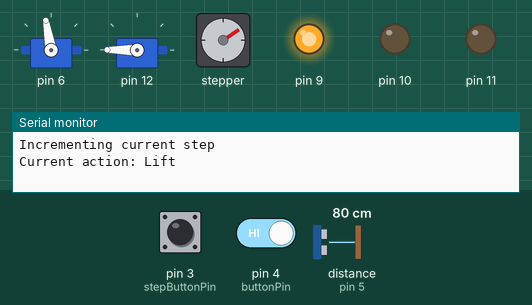
Recording of a sketch running on a simulated Arduino Uno, built with avr-gcc and run on an emulated ATmega328P. Shown: 2 × servo, stepper motor, output pins drawn as LEDs (lit = HIGH), the last lines printed to the serial monitor. The test bench sets the inputs (shaded band); at power-on: distance to the obstacle (sensor on pin 5) 80 cm, pin 3 (stepButtonPin) HIGH, pin 4 (buttonPin) HIGH. The echo pulse lasts 58.3 µs per cm; stepper angles assume 200 steps per turn; pins used as bus, display or sensor lines are not drawn.

Above: at 1.2 s.
1.3 s: distance to the obstacle (sensor on pin 5) set to 250 cm
11.0 s: pin 3 (stepButtonPin) pulled LOW for 3.2 s
At 11.64 s:
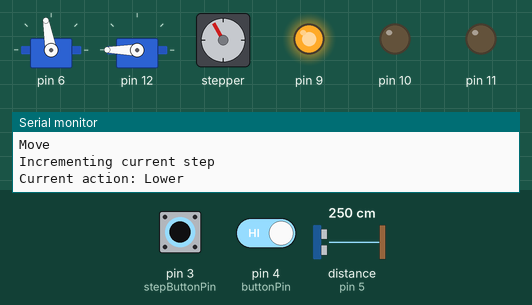
20.5 s: distance to the obstacle (sensor on pin 5) set to 2 cm
34.5 s: pin 3 (stepButtonPin) pulled LOW for 1 s
At 35.92 s:
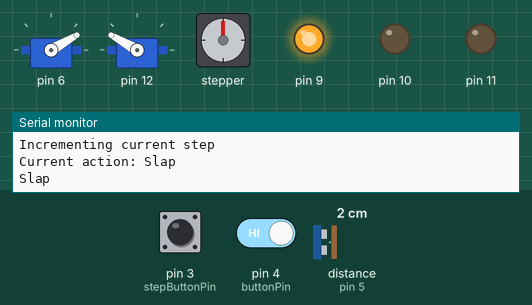
38.0 s: pin 3 (stepButtonPin) driven LOW and pin 4 (buttonPin) driven LOW
At 42.6 s:
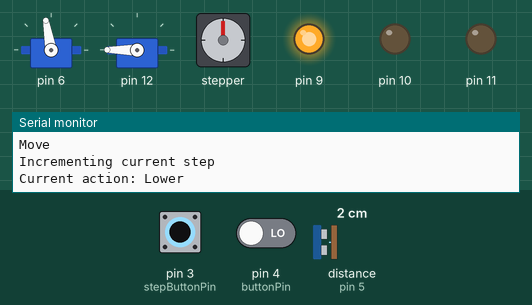
Timing chart, 0 to 44.1 s (numbered marks = the images above; inputs shaded):
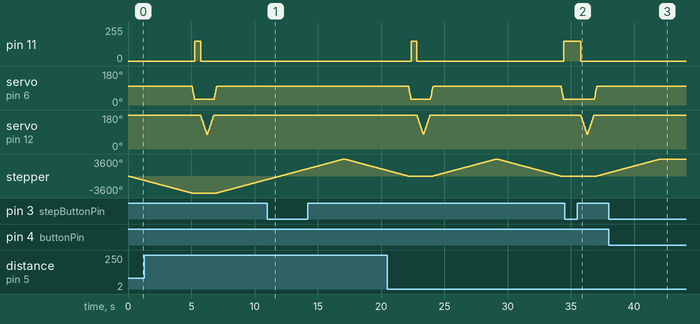

Measured:
- after the input at 11.0 s, pin 11: stays 0/255 (without the input it goes to 150/255 after 6.3 s); servo on pin 6: stops changing and stays 100°; servo on pin 12: stops changing and stays 180°
- after the input at 34.5 s, pin 11: 150/255 → 0/255 after 1.3 s instead of 0.38 s
- after the input at 38.0 s, stepper: goes on until 42.1 s, then stays 3600°

The sketch:

Main.ino
```cpp
#include "Spinner.h"
#include "SpinnerArm.h"
#include "Slapper.h"
#include "ProximitySensor.h"
#include "GlassLifter.h"


const int stepButtonPin = 3;
const int buttonPin = 4;

Spinner spinner(9, 10, 11);
SpinnerArm arm(6);
Slapper pageSlapper(12);
ProximitySensor proximitySensor(2, 5);
GlassLifter lifter(200, 120, 5, 7, 8, 13);

void setup()
{
  pinMode(buttonPin, INPUT_PULLUP);
  pinMode(stepButtonPin, INPUT_PULLUP);
  Serial.begin(9600);
  spinner.setup();
  arm.setup();
  pageSlapper.setup();
  proximitySensor.setup();
  lifter.setup();
}

void loop()
{
  int buttonState = digitalRead(buttonPin);
  int stepButtonState = digitalRead(stepButtonPin);
  static int step = 0;
  char input = Serial.read();  // Check if there is any input from the serial monitor
  static bool waitingForPress = false;
  if(stepButtonState == HIGH) {
    Serial.println("Incrementing current step");
    step++;
    waitingForPress = false;
  }
  if (waitingForPress && (input == '\n' || buttonState == HIGH))
  {
    waitingForPress = false;
    Serial.print("Executing step ");
    Serial.println(step);
  }

  if(!waitingForPress) {
    switch (step)
    {
    case 1:
      Serial.println("Current action: Lift");
      lifter.lift();
      waitingForPress = true;
      break;
    case 2:
      Serial.println("Current action: Move");
      arm.move();
      waitingForPress = true;
      proximitySensor.getDistance();
      break;
    case 3:
      Serial.println("Current action: Spin");
      spinner.start(450);
      while (spinner.isRunning()) {
        spinner.update();
      }
      waitingForPress = true;
      break;
    case 4:
      Serial.println("Current action: Slap");
      pageSlapper.slap();

      while (pageSlapper.isRunning())
      {
        pageSlapper.update();
      }
      waitingForPress = true;
      break;
    case 5:
      Serial.println("Current action: Slap");
      pageSlapper.slap();

      while (pageSlapper.isRunning())
      {
        pageSlapper.update();
      }
      waitingForPress = true;
      break;
    case 6:
      Serial.println("Current action: Move");
      arm.move();
      waitingForPress = true;
      break;
    case 7:
      Serial.println("Current action: Lower");
      lifter.lower();
      waitingForPress = true;
      break;
    default:
      step = 0;
      waitingForPress = true;
      break;
    }
  }
}
```

GlassLifter.cpp
```cpp
#include "GlassLifter.h"

GlassLifter::GlassLifter(int numSteps, int speed, int motorPin1, int motorPin2, int motorPin3, int motorPin4)
  : _numSteps(numSteps),
    _speed(speed),
    _stepper(numSteps, motorPin1, motorPin2, motorPin3, motorPin4)
{
}

void GlassLifter::setup() {
  _stepper.setSpeed(_speed);
}

void GlassLifter::lift() {
  unsigned long startTime = millis();
  while (millis() - startTime < 5000) {
    _stepper.step(-_numSteps);
  }
}

void GlassLifter::lower() {
  unsigned long startTime = millis();
  while (millis() - startTime < 5000) {
    _stepper.step(_numSteps);
  }
}
```

GlassLifter.h
```cpp
#ifndef GlassLifter_h
#define GlassLifter_h

#include <Arduino.h>
#include <Stepper.h>

class GlassLifter {
  public:
    GlassLifter(int numSteps, int speed, int motorPin1, int motorPin2, int motorPin3, int motorPin4);
    void setup();
    void lift();
    void lower();
  private:
    int _numSteps;
    int _speed;
    Stepper _stepper;
};

#endif
```

ProximitySensor.cpp
```cpp
#include "ProximitySensor.h"

int distance;
int duration;

ProximitySensor::ProximitySensor(int trigPin, int echoPin) {
  _trigPin = trigPin;
  _echoPin = echoPin;
}

void ProximitySensor::setup() {
  pinMode(_trigPin, OUTPUT);
  pinMode(_echoPin, INPUT);
  Serial.begin(9600);
}

void ProximitySensor::getDistance() {
      // Clears the trigPin
    digitalWrite(_trigPin, LOW);
    delayMicroseconds(2);

    // Set HIGH trigPin
    digitalWrite(_trigPin, HIGH);
    delayMicroseconds(10);
    digitalWrite(_trigPin, LOW);

    // Reads the echoPin in microseconds
    duration = pulseIn(_echoPin, HIGH);

    // Calculating the distance
    distance = duration * 0.034 / 2;
     Serial.println(distance);
}
```

ProximitySensor.h
```cpp
#ifndef ProximitySensor_h
#define ProximitySensor_h

#include <Arduino.h>

class ProximitySensor {
  public:
    ProximitySensor(int trigPin, int echoPin);
    void setup();
    void getDistance();
  private:
    int _trigPin;
    int _echoPin;
};

#endif
```

Slapper.cpp
```cpp
#include "Slapper.h"
#include <Servo.h>

Servo slapper;

int pos = 0;

Slapper::Slapper(int servoPin, int minPos, int maxPos, int speed) {
  _servoPin = servoPin;
  _minPos = minPos;
  _maxPos = maxPos;
  _speed = speed;
  _targetPos = _maxPos;
  _isMoving = false;
}


void Slapper::setup() {
  pos = _maxPos;
  slapper.attach(_servoPin);
  slapper.write(pos);
  Serial.begin(9600);
}


void Slapper::slap() {
  Serial.println("Slap");
  if(pos == _minPos) {
    _targetPos = _maxPos;
  } else {
    _targetPos = _minPos;
  }
  _isMoving = true;
}

bool Slapper::isRunning() {
  return _isMoving;
}

void Slapper::update() {
  if (_isMoving) {
    int increment = _speed;
    if (pos > _targetPos) {
      increment = -increment;
    }
    pos += increment;
    slapper.write(pos);
    delay(15);
    if (pos == _targetPos) {
      _isMoving = false;
    }
  }
}

void Slapper::increment() {
  _targetPos += 5;
  Serial.print("Slapper at pos: ");
  Serial.println(_targetPos);
}

void Slapper::decrement() {
  _targetPos -= 5;
  Serial.print("Slapper at pos: ");
  Serial.println(_targetPos);
}
```

Slapper.h
```cpp
#ifndef Slapper_h
#define Slapper_h

#include <Arduino.h>

class Slapper {
  public:
    Slapper(int servoPin, int minPos = 75, int maxPos = 180, int speed = 3);
    void setup();
    void slap();
    void increment();
    void decrement();
    bool isRunning();
    void update();
  private:
    int _servoPin;
    int _minPos;
    int _maxPos;
    int _speed;
    int _targetPos;
    bool _isMoving;
};

#endif
```

Spinner.cpp
```cpp
#include "Spinner.h"

const int SPIN_SPEED = 150;

Spinner::Spinner(int controlPin1, int controlPin2, int enablePin) {
    _controlPin1 = controlPin1;
    _controlPin2 = controlPin2;
    _enablePin = enablePin;
}

void Spinner::setup() {
    pinMode(_controlPin1, OUTPUT);
    pinMode(_controlPin2, OUTPUT);
    pinMode(_enablePin, OUTPUT);
    digitalWrite(_enablePin, LOW);
    digitalWrite(_controlPin1, HIGH);
    digitalWrite(_controlPin2, LOW);
    _isEnabled = false;
    _isRunning = false;
}

void Spinner::start(unsigned long duration) {
    Serial.println("Spin");
    _duration = duration;
    _startTime = millis();
    _isEnabled = true;
    _isRunning = true;
    analogWrite(_enablePin, SPIN_SPEED);
}

void Spinner::stop() {
    _isEnabled = false;
    _isRunning = false;
    analogWrite(_enablePin, 0);
}

void Spinner::toggleEnablePin() {
    _isEnabled = !_isEnabled;
    digitalWrite(_enablePin, _isEnabled ? HIGH : LOW);
}

void Spinner::update() {
    if (_isRunning && millis() - _startTime >= _duration) {
        stop();
    }
}

bool Spinner::isRunning() const {
    return _isRunning;
}
```

Spinner.h
```cpp
#ifndef Spinner_h
#define Spinner_h

#include <Arduino.h>

class Spinner {
  public:
    Spinner(int controlPin1, int controlPin2, int enablePin);
    void setup();
    void start(unsigned long duration);
    void stop();
    void toggleEnablePin();
    void update();
    bool isRunning() const;
  private:
    int _controlPin1;
    int _controlPin2;
    int _enablePin;
    bool _isEnabled;
    bool _isRunning;
    unsigned long _startTime;
    unsigned long _duration;
};

#endif
```

SpinnerArm.cpp
```cpp
#include "SpinnerArm.h"
#include <Servo.h>

Servo spinnerArm;

int servoPos = 0;

SpinnerArm::SpinnerArm(int servoPin, int minPos, int maxPos, int speed) {
  _servoPin = servoPin;
  _minPos = minPos;
  _maxPos = maxPos;
  _speed = speed;
}


void SpinnerArm::setup() {
  servoPos = _maxPos;
  spinnerArm.attach(_servoPin);
  spinnerArm.write(servoPos);
  Serial.begin(9600);
}


void SpinnerArm::move() {
  Serial.println("Move");
  if(servoPos == _minPos) {
    for (int i = servoPos; i <= _maxPos; i += _speed) {
      spinnerArm.write(i);
      delay(15);
    }
    servoPos = _maxPos;
  } else {
    for (int i = servoPos; i >= _minPos; i -= _speed) {
      spinnerArm.write(i);
      delay(15);
    }
    servoPos = _minPos;
  }
}


void SpinnerArm::increment() {
  servoPos += _speed;
  spinnerArm.write(servoPos);
  Serial.print("SpinnerArm at pos: ");
  Serial.println(servoPos);
}
void SpinnerArm::decrement() {
  servoPos -= _speed;
  spinnerArm.write(servoPos);
  Serial.print("SpinnerArm at pos: ");
  Serial.println(servoPos);
}

int SpinnerArm::getPosition() {
  return servoPos;
}

int SpinnerArm::getMinPosition() {
  return _minPos;
}

int SpinnerArm::getMaxPosition() {
  return _maxPos;
}

void SpinnerArm::setPosition(int position) {
  if(position >= _minPos && position <= _maxPos) {
    servoPos = position;
    spinnerArm.write(servoPos);
    Serial.print("SpinnerArm set to pos: ");
    Serial.println(servoPos);
  } else {
    Serial.println("Invalid position");
  }
}
```

SpinnerArm.h
```cpp
#ifndef SpinnerArm_h
#define SpinnerArm_h

#include <Arduino.h>

class SpinnerArm {
  public:
    SpinnerArm(int servoPin, int minPos = 30, int maxPos = 100, int speed = 5);
    void setup();
    void move();
    void increment();
    void decrement();
    int getPosition();
    int getMinPosition();
    int getMaxPosition();
    void setPosition(int position);
  private:
    int _servoPin;
    int _minPos;
    int _maxPos;
    int _speed;
};

#endif
```
